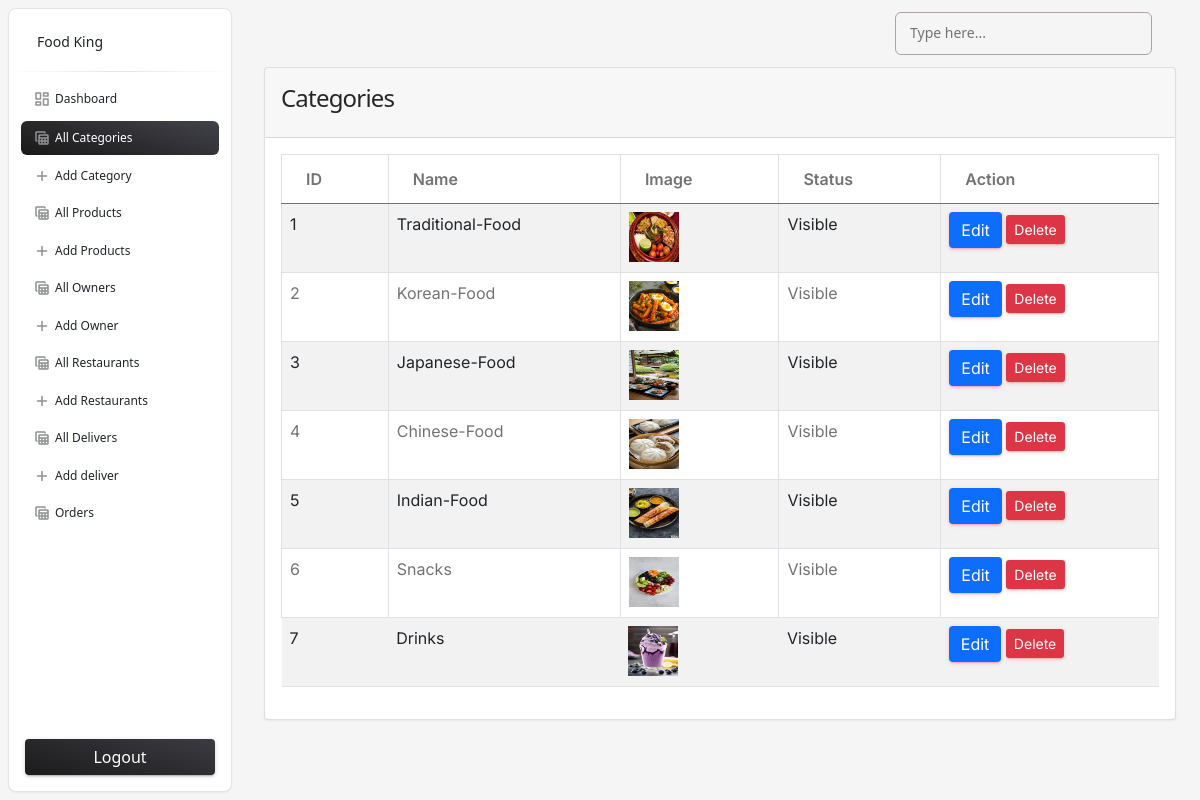
The app's page /admin/category.php (signed in) with its own data.
### tables this page shows
CREATE TABLE `categories` (
  `id` int(10) NOT NULL,
  `name` varchar(225) NOT NULL,
  `slug` varchar(225) NOT NULL,
  `description` mediumtext NOT NULL,
  `status` tinyint(4) NOT NULL DEFAULT 0,
  `popular` tinyint(4) NOT NULL DEFAULT 0,
  `image` varchar(225) NOT NULL,
  `meta_title` varchar(225) NOT NULL,
  `meta_description` mediumtext NOT NULL,
  `meta_keywords` mediumtext NOT NULL,
  `created_at` timestamp NOT NULL DEFAULT current_timestamp()
);

### functions/myfunctions.php (called while the page is built, shortened)
<?php
include('../config/dbcon.php');
function getAll($table) {
    global $con;
    $query = "SELECT * FROM $table";
    return $query_run = mysqli_query($con, $query);
}
?>

### admin/category.php (the view, shortened to what this page needs)
<?php
include('includes/header.php');
?>
<div class="container">
    <div class="row">
        <div class="col-md-12">
            <div class="card">
                <div class="card-header">
                    <h4>Categories</h4>
                </div>
                <div class="card-body" id="category_table">
                    <table class="table table-bordered table-striped">
                        <thead>
                            <tr>
                                <th>ID</th>
                                <th>Name</th>
                                <th>Image</th>
                                <th>Status</th>
                                <th>Action</th>
                            </tr>
                        </thead>
                        <tbody>
                            <?php
                              $category = getAll("categories");
                              if(mysqli_num_rows($category) > 0)
                              {
                                 foreach($category as $item)
                                 {
                                    ?>
                                    <tr>
                                        <td><?= $item['id'];?></td>
                                        <td><?= $item['name'];?></td>
                                        <td>
                                            <img src="../uploads/<?=$item['image'];?>" width="50px" height="50px"  alt="<?= $item['name']; ?>">
                                        </td>
                                        <td><?= $item['status'] == '0' ? "Visible" : "Hidden"?></td>
                                        <td>
                                            <a href="edit-category.php?id=<?= $item['id'];?>" class="btn btn-primary">Edit</a>
                                            <button type="button" class="btn-sm btn btn-danger delete_category_btn" value="<?= $item['id'];?>" >Delete</button>
                                        </td>
                                    </tr>
                                    <?php
                                 }
                              }
                              else
                              {
                                echo "No records found";
                              }
                            ?>
                        </tbody>
                    </table>
                </div>
            </div>
        </div>
    </div>
</div>
<?php include('includes/footer.php'); ?>

### records on screen
categories: id "1", name "Traditional-Food", image (picture), status "Visible"
categories: id "2", name "Korean-Food", image (picture), status "Visible"
categories: id "3", name "Japanese-Food", image (picture), status "Visible"
categories: id "4", name "Chinese-Food", image (picture), status "Visible"
categories: id "5", name "Indian-Food", image (picture), status "Visible"
categories: id "6", name "Snacks", image (picture), status "Visible"
categories: id "7", name "Drinks", image (picture), status "Visible"
